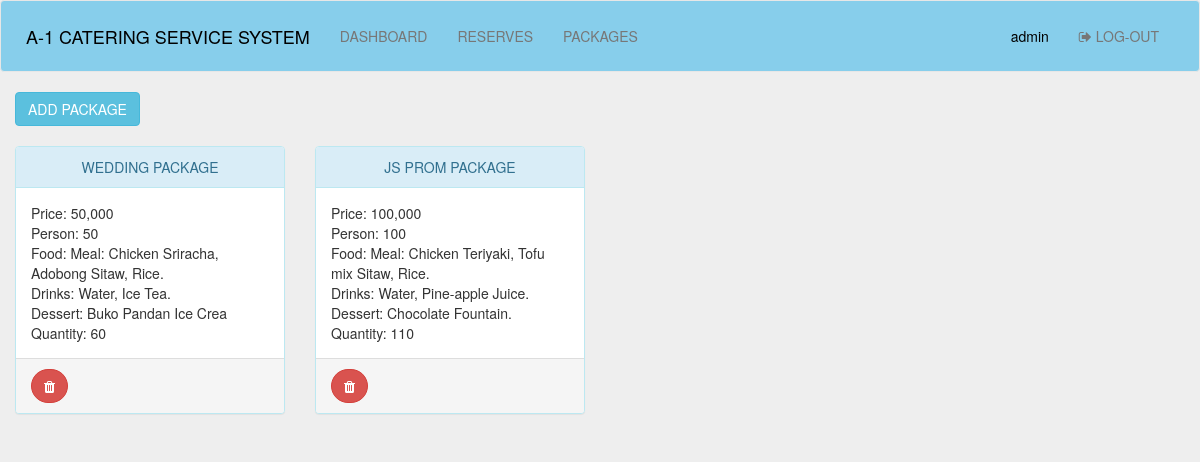
The page /admin/packages.php (signed in) on the database its author committed.
### tables this page shows
CREATE TABLE `package` (
  `package_id` int(11) NOT NULL,
  `theme` varchar(100) NOT NULL,
  `pax` varchar(100) NOT NULL,
  `price` varchar(100) NOT NULL,
  `food` varchar(1000) NOT NULL,
  `quantity` varchar(100) NOT NULL
);

### admin/packages.php (the view, shortened to what this page needs)
<?php
include('../functions.php');
?>
<!DOCTYPE html>
<html>
<head>
	<link rel="stylesheet" type="text/css" href="../css/bootstrap.min.css">
	<link rel="stylesheet" type="text/css" href="../css/font-awesome.css">
	<link rel="stylesheet" href="../css/dataTables.bootstrap.min.css">
</head>
<body style="background-color: #EEE;">
	<nav class="navbar navbar-default" style="background-color: skyblue; padding: 10px 10px;">
	  <div class="container-fluid">
	    <div class="navbar-header">
	      <a class="navbar-brand" style="color: black;"> A-1 CATERING SERVICE SYSTEM</a>
	    </div>
	    <div class="collapse navbar-collapse" id="myNavbar">
	      <ul class="nav navbar-nav navbar-center">
	        <li style="border-style: inset; border: 1px black;"><a  href="home.php">DASHBOARD</a></li>
	        <li style="border-style: inset; border: 1px black;"><a  href="dashboard.php">RESERVES</a></li>
	        <li style="border-style: inset; border: 1px black;"><a  href="packages.php">PACKAGES</a></li>
	      </ul>
	      <ul class="nav navbar-nav navbar-right">
	      	<li><a href="" style="color: black; cursor: default;"><?php echo $_SESSION['user']['username']; ?></a></li>
		      <li><a href="home.php?logout='1'"><span class=" fa fa-sign-out"></span> LOG-OUT</a></li>
		    </ul>
	    </div>
	  </div>
	</nav>
	<div class="container-fluid">
		<div><a href="add_package.php" class="btn btn-info">ADD PACKAGE</a></div>
		<div class="row"> <br>
			<?php
				$sql = "SELECT * FROM package";
				$result = mysqli_query($db,$sql);
				while ($row = mysqli_fetch_array($result)) {
			?>
			<div class="col-md-3">
				<div class="panel panel-info">
					<div class="panel-heading text-center">
						<?php echo $row['theme']; ?> PACKAGE
					</div>
					<div class="panel-body">
						Price: <?php echo $row['price']; ?> <br>
						Person: <?php echo $row['pax']; ?> <br>
						Food: <?php echo $row['food']; ?> <br>
						Quantity: <?php echo $row['quantity']; ?>
					</div>
					<div class="panel-footer">
						<a class="btn btn-danger btn-fab" href="remove_package.php?id=<?php echo $row['package_id']; ?>" style="border-radius: 50px;"><i class="fa fa-trash"></i></a>
					</div>
				</div>
			</div>
			<?php } ?>
		</div>
	</div>
</body>
</html>

### rows shown on the page
package: theme "WEDDING", price "50,000", pax "50", food "Meal: Chicken Sriracha, Adobong Sitaw, Rice. Drinks: Water, Ice Tea. Dessert: Buko Pandan Ice Crea", quantity "60"
package: theme "JS PROM", price "100,000", pax "100", food "Meal: Chicken Teriyaki, Tofu mix Sitaw, Rice. Drinks: Water, Pine-apple Juice. Dessert: Chocolate Fountain.", quantity "110"

### other values the page prints
$_SESSION['user']['username'] "admin"
